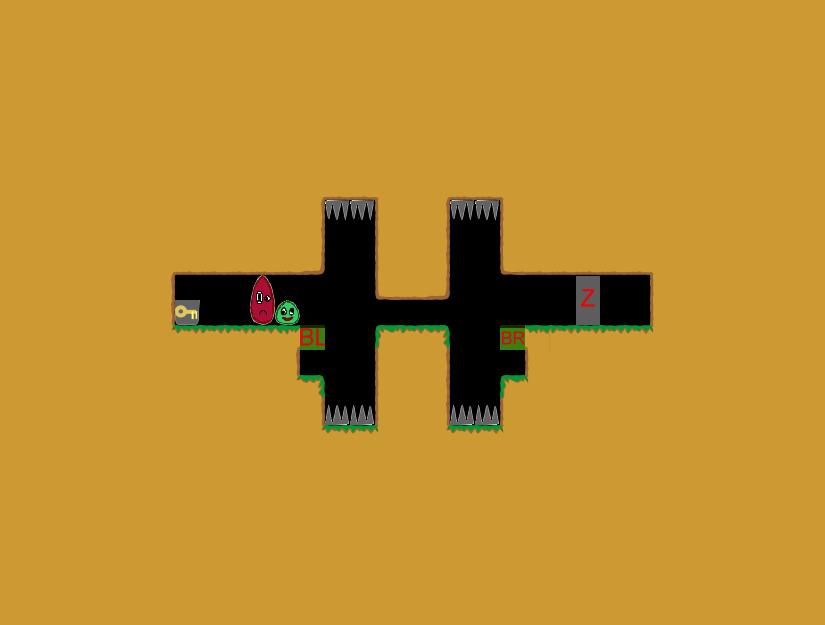

A 2D game scene composited from a Tiled map and its tileset images. What follows is a short description and the map's XML, with each tile layer's data collapsed to a summary:
An orthogonal 33x25 tile map with 25x25 px tiles, 1 tile layer (Kachelebene 1).

<map version="1.0" orientation="orthogonal" width="33" height="25" tilewidth="25" tileheight="25">
 <tileset firstgid="1" name="Tileset" tilewidth="25" tileheight="25">
  <image source="../../../img/Tileset.png" width="400" height="250" />
 </tileset>
 <layer name="Kachelebene 1" width="33" height="25">
  <data>[825 cells, 774 non-empty, 25 distinct tile ids]</data>
 </layer>
</map>
